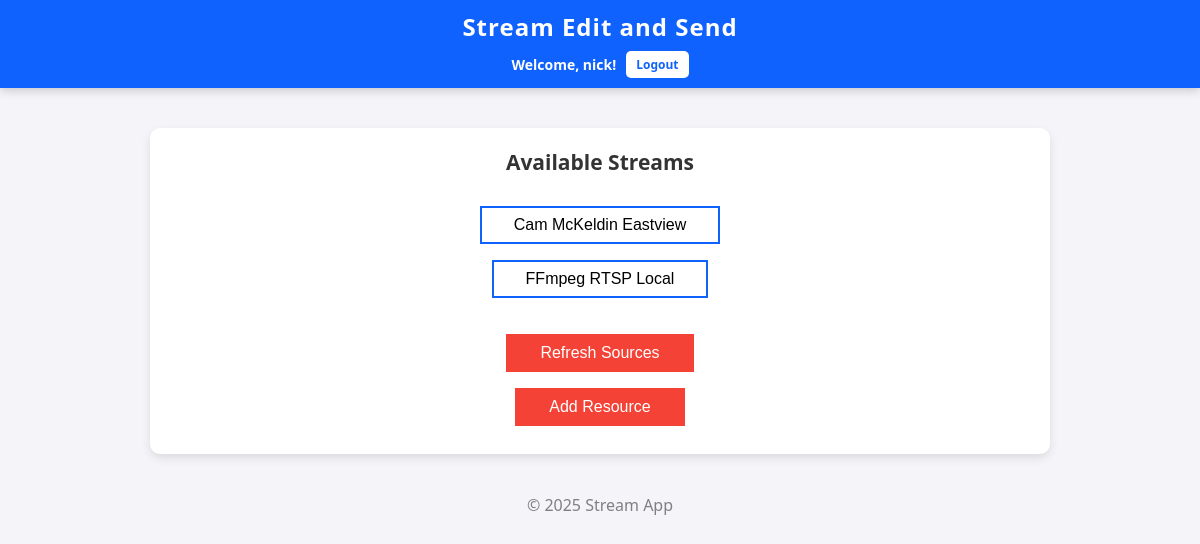
/ (signed in), run on an earlier commit of the app's database.
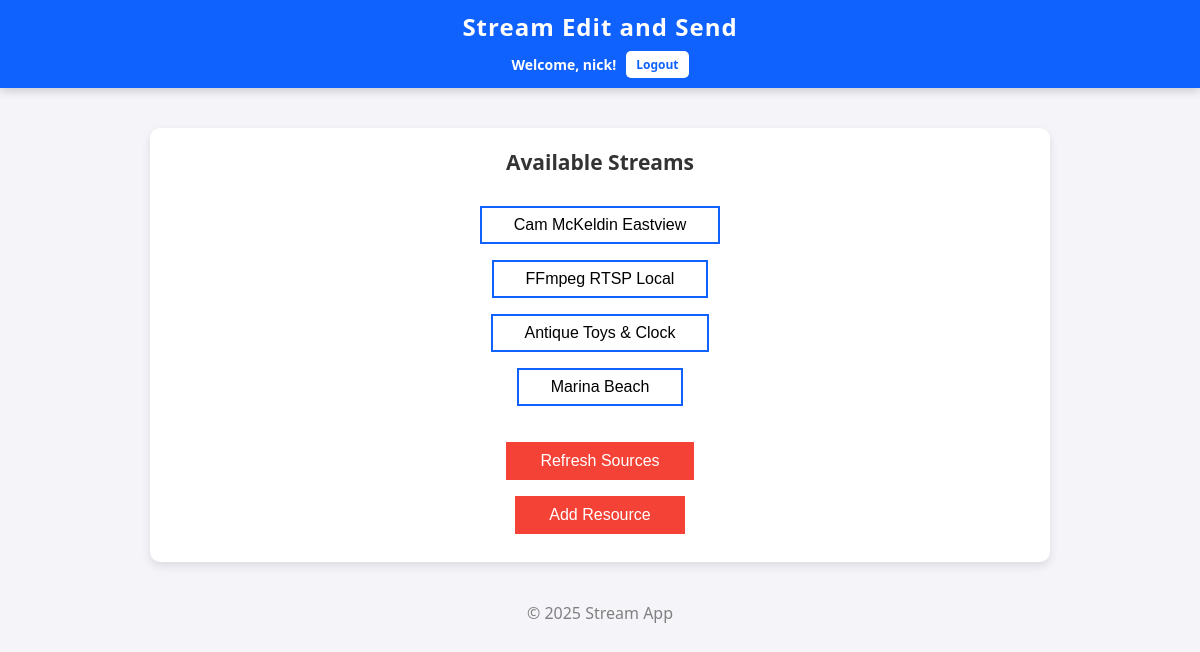
And on a later commit of the database.
### video_app/models.py (models this page shows, shortened)
class VideoSource(models.Model):
    user = models.ForeignKey(User, on_delete=models.CASCADE, null=True, blank=True)
    name = models.CharField(max_length=255)
    url = models.URLField()
    source_type = models.CharField(
        max_length=10,
        choices=[('rtsp', 'RTSP'), ('mjpg', 'MJPG')],
        default='rtsp'
    )

### video_app/views.py (the view)
# urls.py: path('', views.index, name='index'),
@login_required
def index(request):
    sources = VideoSource.objects.filter(user=request.user)
    return render(request, 'index.html', {'sources': sources})

### video_app/templates/index.html (shortened to what this page needs)
<!DOCTYPE html>
<html lang="en">
<head>
    {% load static %}
    <link rel="stylesheet" href="{% static 'mainstyle.css' %}">
</head>
<body>
<header>
    <h1>Stream Edit and Send</h1>
    <div class="user-auth-section">
        {% if user.is_authenticated %}
            <span>Welcome, {{ user.username }}!</span>
            <a href="{% url 'logout' %}" class="auth-bt">Logout</a>
        {% else %}
            <a href="{% url 'login' %}" class="auth-bt">Login</a>
            <a href="{% url 'signup' %}" class="auth-bt">Sign Up</a>
        {% endif %}
    </div>
</header>
<div class="main-container">
    <h2 style="font-size: 21px">Available Streams</h2>
    <br>
    <div class="streams-list">
        {% for source in sources %}
            <div class="stream-item">
                <a href="{% url 'stream_view' source.id %}">
                    <button class="source-bt">{{ source.name }}</button>
                </a>
            </div>
        {% empty %}
            <p>No video sources available. Add some with the proper bottom.</p>
        {% endfor %}
    </div>
    <div style="margin-top: 20px;">
        <button class="source-bt refresh-bt" onclick="window.location.reload();">Refresh Sources</button>
    </div>
    <button class="source-bt refresh-bt" id="add-resource-btn">Add Resource</button>
</div>
<footer>&copy; 2025 Stream App</footer>
</body>
</html>

What changed in the data, as far as the page shows it:
added VideoSource: name "Antique Toys & Clock"
added VideoSource: name "Marina Beach"
